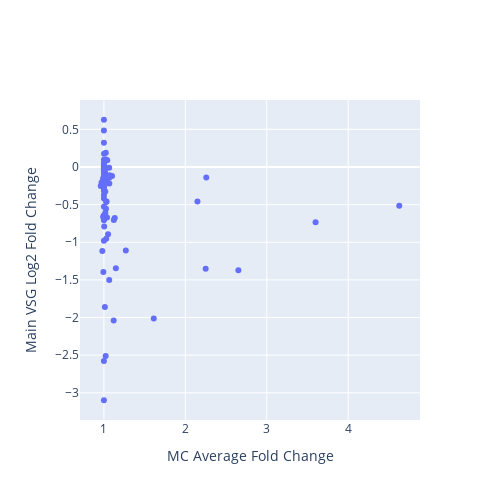

Here is the notebook cell this chart was saved with:
### Code cell
from plotly.subplots import make_subplots
import plotly.graph_objects as go
import plotly.io as pio

fig = make_subplots(
    rows=1,
    cols=1,
    #subplot_titles=["MC vs Main VSG"],
)

scatter = go.Scatter(
    x=merge['MC'],
    y=merge['main_vsg'],
    mode='markers',
    text=list(merge.index.values),
    hoverinfo='text',
    name='scatter',
    showlegend=False,
    # hovertemplate='%{text}'
)
fig.add_trace(scatter, row=1, col=1)

fig.update_layout(
    width=500,
    height=500,
    showlegend=False,
    hovermode='closest',
    xaxis_title="MC Average Fold Change",
    yaxis_title="Main VSG Log2 Fold Change",
)

# Save as an exportable HTML file
pio.write_html(
    fig,
    file="vsgs_web_server/scatter_plots/MC_vs_main_vsg.html",   # change path/name if you like
    include_plotlyjs="cdn",
    full_html=True,
    auto_open=False,
)
fig

### Figure 1 — Plotly figure (JSON) as saved in the notebook; plotly's stock layout.template omitted (floating-point values rounded to 4 significant figures)
{"data": [{"hoverinfo": "text", "mode": "markers", "name": "scatter", "showlegend": false, "text": ["BDF2_1_KO48", "BDF3_1_KO24", "BET151_1_Drug12h", "BET151_1_Drug24h", "BET151_1_Drug3h", "BET151_1_Drug48h", "BET151_1_Drug6h", "BET151_1_Drug72h", "CAF1b_1_RNAi24", "CFB2_1_RNAi9", "DFO_1_DFO", "DFO_1_DFOFe", "DFO_1_Fe", "DRBD18_1_RNAi12", "H1_1_RNAi96", "H3H4_1_KOH3", "H3H4_1_KOH3J", "H3H4_1_KOH4", "H3H4_1_KOH4J", "H3H4_1_KOJ2", "H3H4_2_KO48", "H3H4_3_KO48", "H3_1_KOH3", "H3_1_KOH3J", "H3_1_KOJ", "IPMK_1_RNAi36", "IPMK_2_RNAi36", "MCMBP_1_KO24", "MCMBP_1_KO48", "PIP5Pase_1_KO", "PIP5Pase_2_D360A_N362A", "PNUTS_1_RNAi48", "RBP10_1_RNAi24", "RBP10_2_RNAi24", "RBP10_3_RNAi24", "RBP33_1_RNAi48", "RBP42_1_KO24", "RBP42_1_KO48", "RBP42_1_KO72", "RNaseH1_1_KO", "RNaseH2A_1_RNAi24", "RNaseH2A_2_RNAi36", "SET27_1_KO", "SET27_1_sKO", "SNF2PH_1_RNAi48", "TFR_1_RNAi24", "TbATR_1_RNAi24", "TbATR_2_RNAi36", "TbCMT1_1_KO", "TbESB1_1_RNAi24", "TbESB1_2_KO48", "TbESB1_3_OE24", "TbHAT_1_RNAi48HAT1", "TbHAT_1_RNAi48HAT2", "TbPP1one_1_RNAi24", "TbPP1seven_1_RNAi24", "TbRAP1_1_2SD", "TbRAP1_1_5A", "TbRAP1_1_KO", "TbRAP1_2_dMyb", "TbSAP_1_RNAi72", "VEX1_1_Oe72", "VEX1_2_RNAi72", "VEX1_4_RNAi24", "VEX1_5_RNAi48", "VEX1_6_RNAi72", "VEX1and2_1_RNAi24", "VEX1and2_1_RNAi48", "VEX2_1_RNAi24", "VEX2_1_RNAi48", "ZC3H28_1_RNAi10", "ZC3H28_1_RNAi14", "ZC3H28_1_RNAi16", "ZC3H28_1_RNAi24", "ZC3H40_1_RNAi72", "ZC3H5_2_RNAi12", "ZC3H5_3_RNAi12", "ZC3H5_4_RNAi12", "ZC3H5_5_RNAi12"], "type": "scatter", "x": [1.0, 1.026, 1.0, 1.0, 1.0, 1.0, 1.0, 1.0, 1.033, 0.9932, 1.0, 1.0, 1.0, 1.0, 1.0, 1.017, 1.1, 1.0, 1.0, 1.0, 1.147, 1.12, 1.015, 1.041, 1.0, 1.0, 1.0, 1.002, 1.122, 4.627, 2.25, 1.071, 1.0, 1.0, 1.0, 1.269, 1.002, 1.005, 1.066, 1.0, 1.0, 1.065, 1.023, 1.0, 1.0, 1.0, 1.017, 1.133, 1.0, 1.012, 1.022, 0.9989, 0.9611, 0.9709, 2.257, 0.9907, 2.651, 1.612, 2.149, 3.6, 1.065, 1.037, 1.025, 1.0, 1.0, 1.0, 1.027, 1.051, 1.018, 1.038, 0.9889, 1.028, 1.003, 0.9806, 1.001, 1.066, 1.0, 1.0, 1.0], "xaxis": "x", "y": [-0.3716, -0.5553, -0.02755, -0.7094, 0.4828, -2.576, 0.09418, -3.099, -0.4579, -1.394, 0.03405, -0.04079, 0.05408, -0.3174, -0.5289, -0.327, -0.1196, -0.6821, -0.6398, -0.9816, -1.346, -2.039, -0.067, 0.09047, 0.008439, -0.2811, -0.1735, -0.1815, -0.7051, -0.5163, -1.351, -0.11, -0.671, -0.688, -0.6605, -1.109, 0.1769, -0.01795, -0.2204, -0.1427, -0.4175, -1.501, 0.1891, -0.1021, -0.01494, -0.06309, -0.2232, -0.6769, 0.3214, -1.861, -2.511, -0.2487, -0.2521, -0.2073, -0.1403, -0.6599, -1.372, -2.013, -0.4586, -0.7359, -0.009743, -0.2078, 0.09933, -0.02921, -0.1232, -0.01123, -0.464, -0.8925, -0.6084, -0.67, -0.1568, -0.9521, -0.7902, -1.116, -0.2616, -0.1433, -0.0367, 0.6272, -0.1306], "yaxis": "y"}], "layout": {"height": 500, "hovermode": "closest", "showlegend": false, "width": 500, "xaxis": {"anchor": "y", "domain": [0, 1], "title": {"text": "MC Average Fold Change"}}, "yaxis": {"anchor": "x", "domain": [0, 1], "title": {"text": "Main VSG Log2 Fold Change"}}}}
